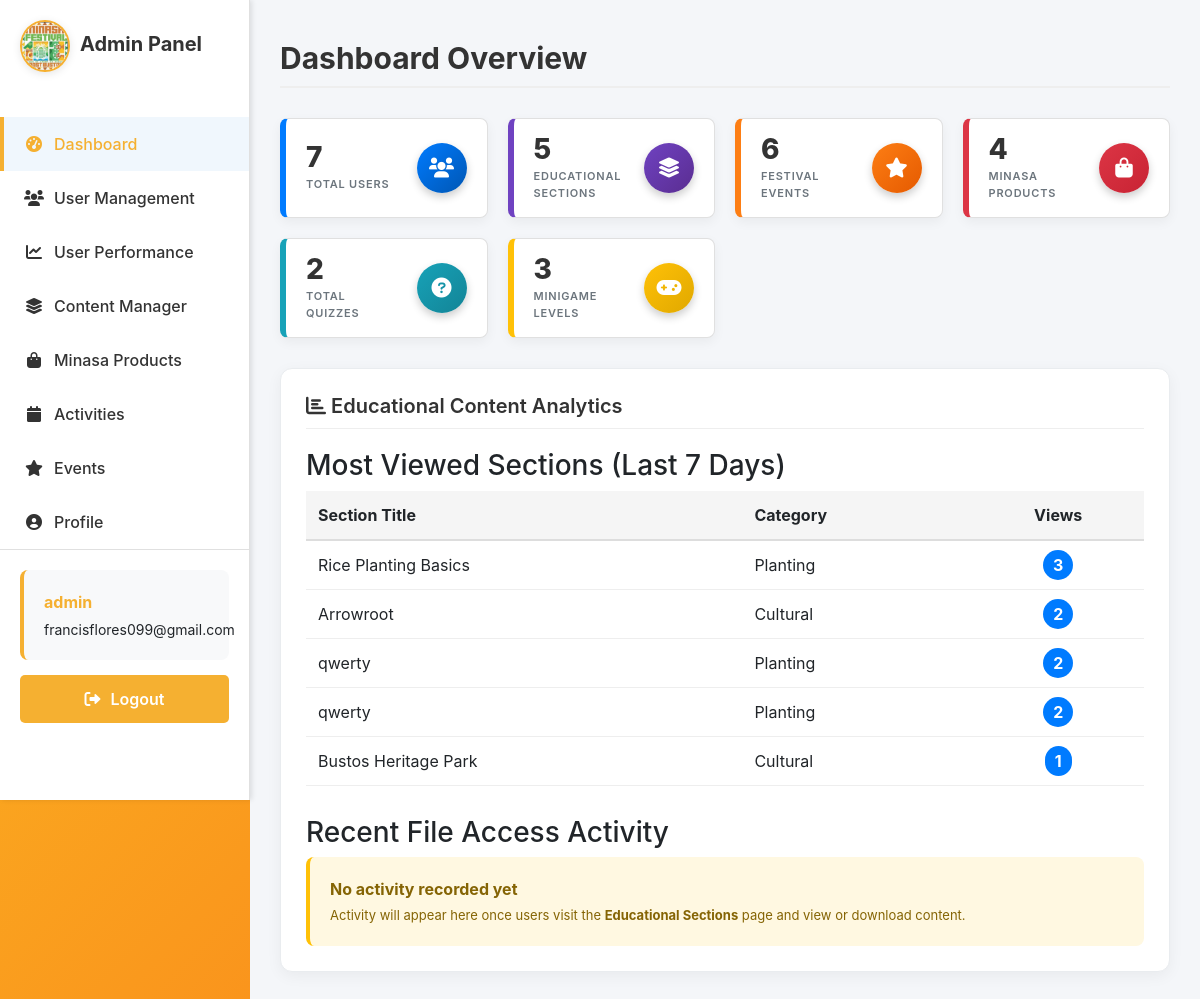
The page /users/admin-dashboard/ (signed in) on the database its author committed.
### sections/models.py (models this page shows, shortened)
class Section(models.Model):
    CATEGORY_CHOICES = [
        ("Planting", "Planting"),
        ("Cultural", "Cultural"),
        ("Historical", "Historical"),
        ("Economic", "Economic Value"),
    ]
    title = models.CharField(max_length=200)
    category = models.CharField(max_length=50, choices=CATEGORY_CHOICES)
    description = models.TextField()
    image = models.ImageField(upload_to='images/', blank=True, null=True)
    attachment = models.FileField(upload_to='attachments/', blank=True, null=True)
    link = models.URLField(blank=True, null=True)
    class Meta:
        verbose_name = "Educational Section"
        verbose_name_plural = "Educational Sections"

### sections/views.py (the view)
# urls.py: path('admin-dashboard/', views.admin_dashboard, name='admin-dashboard'),
@login_required
def admin_dashboard(request):
    if request.user.username == 'admin' or request.user.is_superuser:
        base_qs = User.objects.exclude(username='admin')
        total_file_views = FileAccessLog.objects.filter(access_type='view').exclude(user__username='admin').count()
        total_file_downloads = FileAccessLog.objects.filter(access_type='download').exclude(user__username='admin').count()
        from datetime import timedelta
        seven_days_ago = timezone.now() - timedelta(days=7)
        recent_accesses = FileAccessLog.objects.filter(accessed_at__gte=seven_days_ago).order_by('-accessed_at')[:10]
        popular_sections = Section.objects.annotate(
            view_count=models.Count('access_logs', filter=models.Q(access_logs__access_type='view'))
        ).order_by('-view_count')[:5]
        active_users_with_access = FileAccessLog.objects.exclude(user__username='admin').values('user').distinct().count()
        context = {
            'total_users': base_qs.count(),
            'total_educational_sections': Section.objects.count(),
            'total_festival_events': FestivalEvent.objects.count(),
            'total_activities': 0,  # Placeholder - you can add actual activity model later
            'total_minasa_products': MinasaProduct.objects.count(),
            'total_quizzes': Quiz.objects.count(),
            'total_minigame_levels': MinigameLevel.objects.count(),
            'total_file_views': total_file_views,
            'total_file_downloads': total_file_downloads,
            'recent_accesses': recent_accesses,
            'popular_sections': popular_sections,
            'active_users_with_access': active_users_with_access,
        }
        return render(request, 'adminpage/admin-dashboard.html', context)
    else:
        return redirect('home')

### sections/templates/adminpage/admin-dashboard.html (shortened to what this page needs)
{% extends "users/base.html" %}
{% load static %}
{% block content %}
<link rel="stylesheet" href="{% static 'css/adminside.css' %}">
<div class="admin-sidebar">
    <div class="sidebar-header">
        <div class="logo-container">
            <img src="/media/images/logo.png" alt="Minasa Festival Logo" style="max-width: 80px; height: auto;" />
        </div>
        <h2>Admin Panel</h2>
    </div>
    <ul class="admin-nav">
        <li><a href="#" class="active"><i class="fas fa-tachometer-alt"></i> Dashboard</a></li>
        <li><a href="{% url 'adminpage-user-management' %}"><i class="fas fa-users"></i> User Management</a></li>
                <li><a href="{% url 'adminpage-user-performance' %}"><i class="fas fa-chart-line"></i> User Performance</a></li>
        <li><a href="{% url 'adminpage-content-manager' %}"><i class="fas fa-layer-group"></i> Content Manager</a></li>
        <li><a href="{% url 'adminpage-minasa-products' %}"><i class="fas fa-shopping-bag"></i> Minasa Products</a></li>
        <li><a href="{% url 'adminpage-activities' %}"><i class="fas fa-calendar"></i> Activities</a></li>
        <li><a href="{% url 'adminpage-festival-calendar' %}"><i class="fas fa-star"></i> Events</a></li>
                <li><a href="{% url 'adminpage-admin-profile' %}"><i class="fas fa-user-circle"></i> Profile</a></li>
    </ul>
    <div class="admin-actions">
        <div class="admin-user-info">
            <p><strong>{{ user.username }}</strong></p>
            <p>{{ user.email|default:"No email" }}</p>
        </div>
        <form method="post" action="{% url 'logout' %}">
            <button type="submit" class="btn-logout"><i class="fas fa-sign-out-alt"></i> Logout</button>
        </form>
    </div>
</div>
<div class="admin-content">
    <div class="admin-header">
        <h1>Dashboard Overview</h1>
        <div class="admin-stats">
            <div class="stat-card users">
                <div class="stat-content">
                    <div class="stat-info">
                        <h3>{{ total_users }}</h3>
                        <p>Total Users</p>
                    </div>
                    <div class="stat-icon users">
                        <i class="fas fa-users"></i>
                    </div>
                </div>
            </div>
            <div class="stat-card sections">
                <div class="stat-content">
                    <div class="stat-info">
                        <h3>{{ total_educational_sections }}</h3>
                        <p>Educational Sections</p>
                    </div>
                    <div class="stat-icon sections">
                        <i class="fas fa-layer-group"></i>
                    </div>
                </div>
            </div>
            <div class="stat-card events">
                <div class="stat-content">
                    <div class="stat-info">
                        <h3>{{ total_festival_events }}</h3>
                        <p>Festival Events</p>
                    </div>
                    <div class="stat-icon events">
                        <i class="fas fa-star"></i>
                    </div>
                </div>
            </div>
            <div class="stat-card products">
                <div class="stat-content">
                    <div class="stat-info">
                        <h3>{{ total_minasa_products }}</h3>
                        <p>Minasa Products</p>
                    </div>
                    <div class="stat-icon products">
                        <i class="fas fa-shopping-bag"></i>
                    </div>
                </div>
            </div>
            <div class="stat-card quizzes">
                <div class="stat-content">
                    <div class="stat-info">
                        <h3>{{ total_quizzes }}</h3>
                        <p>Total Quizzes</p>
                    </div>
                    <div class="stat-icon quizzes">
                        <i class="fas fa-question-circle"></i>
                    </div>
                </div>
            </div>
            <div class="stat-card minigame">
                <div class="stat-content">
                    <div class="stat-info">
                        <h3>{{ total_minigame_levels }}</h3>
                        <p>Minigame Levels</p>
                    </div>
                    <div class="stat-icon minigame">
                        <i class="fas fa-gamepad"></i>
                    </div>
                </div>
            </div>
        </div>
    </div>
    <div class="admin-panels">
        <section class="panel">
            <h2><i class="fas fa-chart-bar"></i> Educational Content Analytics</h2>
            <h3>Most Viewed Sections (Last 7 Days)</h3>
            {% if popular_sections %}
            <div style="margin-bottom: 30px;">
                <table style="width: 100%; border-collapse: collapse;">
                    <thead>
                        <tr style="background-color: #f5f5f5; border-bottom: 2px solid #ddd;">
                            <th style="padding: 12px; text-align: left; font-weight: bold;">Section Title</th>
                            <th style="padding: 12px; text-align: left; font-weight: bold;">Category</th>
                            <th style="padding: 12px; text-align: center; font-weight: bold;">Views</th>
                        </tr>
                    </thead>
                    <tbody>
                        {% for section in popular_sections %}
                        <tr style="border-bottom: 1px solid #eee;">
                            <td style="padding: 12px;">{{ section.title }}</td>
                            <td style="padding: 12px;">{{ section.category }}</td>
                            <td style="padding: 12px; text-align: center;">
                                <span style="background-color: #007bff; color: white; padding: 5px 10px; border-radius: 20px; font-weight: bold;">
                                    {{ section.view_count }}
                                </span>
                            </td>
                        </tr>
                        {% endfor %}
                    </tbody>
                </table>
            </div>
            {% else %}
            <p style="color: #999; font-style: italic;">No view data available yet.</p>
            {% endif %}
            <h3>Recent File Access Activity</h3>
            {% if recent_accesses %}
            <div style="margin-bottom: 30px;">
                <table style="width: 100%; border-collapse: collapse;">
                    <thead>
                        <tr style="background-color: #f5f5f5; border-bottom: 2px solid #ddd;">
                            <th style="padding: 12px; text-align: left; font-weight: bold;">User (Name)</th>
                            <th style="padding: 12px; text-align: left; font-weight: bold;">Section</th>
                            <th style="padding: 12px; text-align: center; font-weight: bold;">Action</th>
                            <th style="padding: 12px; text-align: right; font-weight: bold;">Time</th>
                        </tr>
                    </thead>
                    <tbody>
                        {% for access in recent_accesses %}
                        <tr style="border-bottom: 1px solid #eee;">
                            <td style="padding: 12px;">
                                {% if access.user %}
                                    <strong>{{ access.user.username }}</strong>
                                    {% if access.user.first_name or access.user.last_name %}
                                        <br><small style="color: #666;">{{ access.user.first_name }} {{ access.user.last_name }}</small>
                                    {% endif %}
                                {% else %}
                                    <strong>Guest</strong>
                                    <br><small style="color: #666;">Anonymous</small>
                                {% endif %}
                            </td>
                            <td style="padding: 12px;">{{ access.section.title }}</td>
                            <td style="padding: 12px; text-align: center;">
                                {% if access.access_type == 'view' %}
                                    <span style="background-color: #17a2b8; color: white; padding: 4px 8px; border-radius: 4px; font-size: 12px; font-weight: bold;">
                                        <i class="fas fa-eye"></i> VIEW
                                    </span>
                                {% else %}
                                    <span style="background-color: #28a745; color: white; padding: 4px 8px; border-radius: 4px; font-size: 12px; font-weight: bold;">
                                        <i class="fas fa-download"></i> DOWNLOAD
                                    </span>
                                {% endif %}
                            </td>
                            <td style="padding: 12px; text-align: right; color: #999; font-size: 12px;">
                                {{ access.accessed_at|date:"M d, Y H:i" }}
                            </td>
                        </tr>
                        {% endfor %}
                    </tbody>
                </table>
            </div>
            {% else %}
            <div style="background: #fff8e1; padding: 20px; border-radius: 8px; border-left: 4px solid #ffc107;">
                <p style="margin: 0; color: #856404;"><strong>No activity recorded yet</strong></p>
                <p style="margin: 5px 0 0 0; color: #856404; font-size: 13px;">
                    Activity will appear here once users visit the <strong>Educational Sections</strong> page and view or download content.
                </p>
            </div>
            {% endif %}
        </section>
    </div>
</div>
{% endblock %}

### minasaelearning/static/css/auth.css (style rules this page uses)
body { background: linear-gradient(135deg, #fbbf24 0%, #f97316 100%); min-height: 100vh; display: flex; align-items: center; justify-content: center; padding: 1rem; background-attachment: fixed; font-family: -apple-system, BlinkMacSystemFont, 'Segoe UI', Roboto, Oxygen, Ubuntu, Cantarell, sans-serif; }

### minasaelearning/static/css/adminside.css (style rules this page uses)
.admin-sidebar { width: 250px; background-color: #fff; height: 100vh; position: fixed; left: 0; top: 0; padding: 20px 0; display: flex; flex-direction: column; border-right: 1px solid #e0e0e0; box-shadow: 2px 0 5px rgba(0,0,0,0.1); z-index: 900; }
.sidebar-header { padding: 0 20px; margin-bottom: 30px; display: flex; align-items: center; }
.sidebar-header img { width: 50px; height: 50px; margin-right: 10px; border-radius: 50%; border: 2px solid #f5b031; object-fit: cover; }
.sidebar-header h2 { color: #f5b031; font-size: 20px; margin: 0; font-weight: 700; margin: 0 0 20px 0; color: #333; }
.admin-nav { list-style: none; padding: 0; margin: 0; flex-grow: 1; }
.admin-nav li { padding: 0; }
.admin-nav a { display: flex; align-items: center; padding: 15px 20px; color: #333; text-decoration: none; transition: background-color 0.3s, color 0.3s; border-left: 4px solid transparent; font-weight: 500; }
.admin-nav a:hover, .admin-nav a.active { background-color: #f0f7fd; color: #f5b031; border-left: 4px solid #f5b031; }
.admin-nav i { margin-right: 10px; width: 20px; text-align: center; }
.admin-actions { margin-top: auto; margin-bottom: 50px; padding: 20px; border-top: 1px solid #e0e0e0; }
.btn-logout { display: flex; align-items: center; justify-content: center; padding: 12px 20px; color: #fff; text-decoration: none; background-color: #f5b031; border: none; border-radius: 5px; font-weight: 600; transition: background-color 0.3s; cursor: pointer; width: 100%; }
.btn-logout i { margin-right: 10px; }
.admin-content { margin-left: 250px; padding: 30px; width: calc(100% - 250px); background-color: #f4f6f9; min-height: 100vh; box-sizing: border-box; }
.admin-content h1 { color: #333; margin-bottom: 30px; margin-top: 10px; font-size: 30px; font-weight: 700; border-bottom: 2px solid #eee; padding-bottom: 10px; }
.admin-stats { display: grid; grid-template-columns: repeat(auto-fit, minmax(180px, 1fr)); gap: 20px; margin-bottom: 30px; }
.stat-card { background: #ffffff; padding: 15px 20px; border-radius: 8px; box-shadow: 0 4px 12px rgba(0, 0, 0, 0.05); border: 1px solid #e0e0e0; display: flex; flex-direction: row; align-items: center; justify-content: space-between; min-height: 90px; transition: all 0.3s ease; border-left: 6px solid transparent; }
.stat-card h3 { font-size: 28px; font-weight: 800; color: #333; margin: 0; }
.stat-card p { font-size: 11px; color: #6c757d; font-weight: 600; text-transform: uppercase; letter-spacing: 0.8px; margin: 5px 0 0 0; }
.admin-panels { margin-top: 30px; }
.panel { background: #ffffff; padding: 25px; border-radius: 12px; box-shadow: 0 4px 15px rgba(0, 0, 0, 0.05); border: 1px solid #e9ecef; margin-bottom: 30px; }
.panel h2 { margin: 0 0 20px 0; color: #333; font-size: 20px; font-weight: 600; border-bottom: 1px solid #eee; padding-bottom: 10px; }
.admin-user-info { padding: 15px 20px; margin-bottom: 15px; background-color: #f8f9fa; border-radius: 8px; border-left: 4px solid #f5b031; }
.admin-user-info p { margin: 5px 0; font-size: 14px; }
.admin-user-info p strong { color: #f5b031; font-size: 16px; }

### rows shown on the page
Section: title "Rice Planting Basics", category "Planting", view_count "3"
Section: title "Arrowroot", category "Cultural", view_count "2"
Section: title "qwerty", category "Planting", view_count "2"
Section: title "qwerty", category "Planting", view_count "2"
Section: title "Bustos Heritage Park", category "Cultural", view_count "1"

### other values the page prints
{{ user.username }} "admin"
{{ user.email|default:"No email" }} "francisflores099@gmail.com"
{{ total_users }} "7"
{{ total_educational_sections }} "5"
{{ total_festival_events }} "6"
{{ total_minasa_products }} "4"
{{ total_quizzes }} "2"
{{ total_minigame_levels }} "3"
